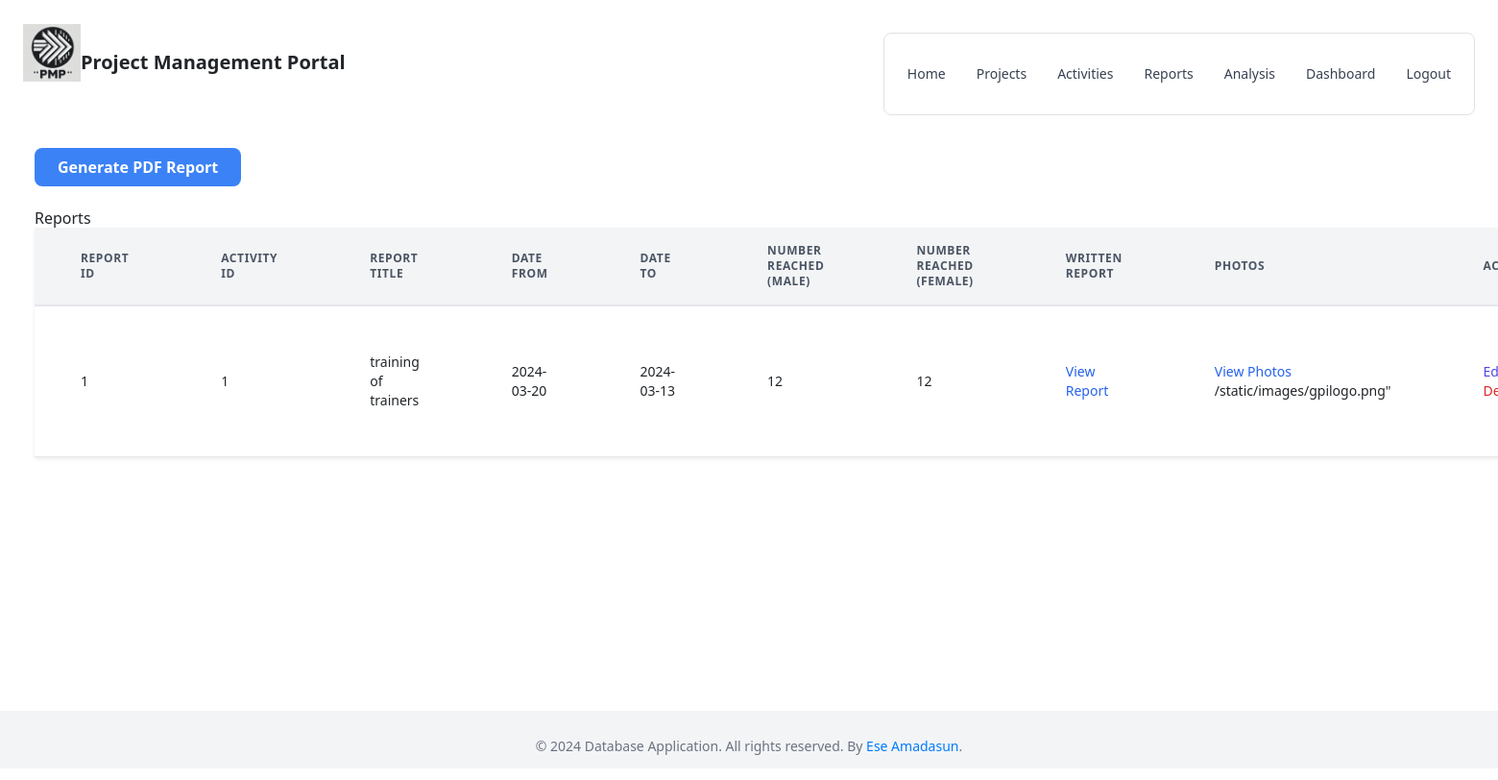
Screenshot of /report_list (signed in) with the database file from the repository.
### models.py (models this page shows)
class Report(db.Model):
    __tablename__ = 'report'
    id = db.Column(db.Integer, primary_key=True)
    activity_id = db.Column(db.Integer, db.ForeignKey('activity.id'), nullable=False)
    report_title = db.Column(db.String(200))
    date_from = db.Column(db.DateTime)
    date_to = db.Column(db.DateTime)
    number_reached_male = db.Column(db.Integer)
    number_reached_female = db.Column(db.Integer)
    written_report = db.Column(db.String(200))
    photos = db.Column(db.String(200))

### views.py (the view)
@main.route('/report_list', methods=['GET', 'POST'])
@login_required
def report_list():
    reports = Report.query.all()
    return render_template('report_list.html', reports=reports)

### app.py (called while the page is built)
@app.template_filter('date_format')
def date_format(value, format='%Y-%m-%d'):
    if value is None:
        return ""
    return value.strftime(format)

@login_manager.user_loader
def load_user(user_id):
    return User.query.get(int(user_id))

### templates/report_list.html
{% extends 'base.html' %}
{% block content %}
<div class="flex space-x-4 mt-4">
    <a href="{{ url_for('main.generate_pdf_report') }}" class="inline-block px-6 py-2 bg-blue-500 hover:bg-blue-700 text-white font-bold rounded-lg">Generate PDF Report</a>
</div>
<br>
    <h2>Reports</h2>
<table class="min-w-full divide-y divide-gray-200 shadow-sm">
    <thead class="bg-gray-100">
        <tr>
            <th class="px-5 py-3 border-b-2 border-gray-200 text-left text-xs font-semibold text-gray-600 uppercase tracking-wider">Report ID</th>
            <th class="px-5 py-3 border-b-2 border-gray-200 text-left text-xs font-semibold text-gray-600 uppercase tracking-wider">Activity ID</th>
            <th class="px-5 py-3 border-b-2 border-gray-200 text-left text-xs font-semibold text-gray-600 uppercase tracking-wider">Report Title</th>
            <th class="px-5 py-3 border-b-2 border-gray-200 text-left text-xs font-semibold text-gray-600 uppercase tracking-wider">Date From</th>
            <th class="px-5 py-3 border-b-2 border-gray-200 text-left text-xs font-semibold text-gray-600 uppercase tracking-wider">Date To</th>
            <th class="px-5 py-3 border-b-2 border-gray-200 text-left text-xs font-semibold text-gray-600 uppercase tracking-wider">Number Reached (Male)</th>
            <th class="px-5 py-3 border-b-2 border-gray-200 text-left text-xs font-semibold text-gray-600 uppercase tracking-wider">Number Reached (Female)</th>
            <th class="px-5 py-3 border-b-2 border-gray-200 text-left text-xs font-semibold text-gray-600 uppercase tracking-wider">Written Report</th>
            <th class="px-5 py-3 border-b-2 border-gray-200 text-left text-xs font-semibold text-gray-600 uppercase tracking-wider">Photos</th>
            <th class="px-5 py-3 border-b-2 border-gray-200 text-left text-xs font-semibold text-gray-600 uppercase tracking-wider">Actions</th>
        </tr>
    </thead>
    <tbody class="bg-white">
        {% for report in reports %}
        <tr>
            <td class="px-5 py-5 border-b border-gray-200 text-sm">{{ report.id }}</td>
            <td class="px-5 py-5 border-b border-gray-200 text-sm">{{ report.activity_id }}</td>
            <td class="px-5 py-5 border-b border-gray-200 text-sm">{{ report.report_title }}</td>
            <td class="px-5 py-5 border-b border-gray-200 text-sm">{{ report.date_from | date_format }}</td>
            <td class="px-5 py-5 border-b border-gray-200 text-sm">{{ report.date_to | date_format }}</td>
            <td class="px-5 py-5 border-b border-gray-200 text-sm">{{ report.number_reached_male }}</td>
            <td class="px-5 py-5 border-b border-gray-200 text-sm">{{ report.number_reached_female }}</td>
            <td class="px-5 py-5 border-b border-gray-200 text-sm">
                {% if report.written_report %}
                <a href="{{ url_for('static', filename=report.written_report) }}" class="text-blue-600 hover:text-blue-800">View Report</a>
                {% else %}
                No Report
                {% endif %}
            </td>
            <td class="px-5 py-5 border-b border-gray-200 text-sm">
                {% if report.photos %}
                <a href="{{ url_for('static', filename=report.photos) }}" class="text-blue-600 hover:text-blue-800">View Photos</a>
                {% else %}
                No Photos
                {% endif %}
                /static/images/gpilogo.png"
            </td>
            <td class="px-5 py-5 border-b border-gray-200 text-sm">
                <a href="{{ url_for('main.edit_report', report_id=report.id) }}" class="text-indigo-600 hover:text-indigo-900">Edit</a> |
                <a href="{{ url_for('main.delete_report', report_id=report.id) }}" class="text-red-600 hover:text-red-800" onclick="return confirm('Are you sure?');">Delete</a>
            </td>
        </tr>
        {% endfor %}
    </tbody>
</table>
{% endblock %}

### static/css/styles.css (style rules this page uses)
body { font-family: Arial, sans-serif; }
body { margin: 0; font-family: 'Arial', sans-serif; background-color: #f5f5f5; }

### rows the page displays
Report: id "1", activity_id "1", report_title "training of trainers", date_from "2024-03-20", date_to "2024-03-13", number_reached_male "12", number_reached_female "12"
